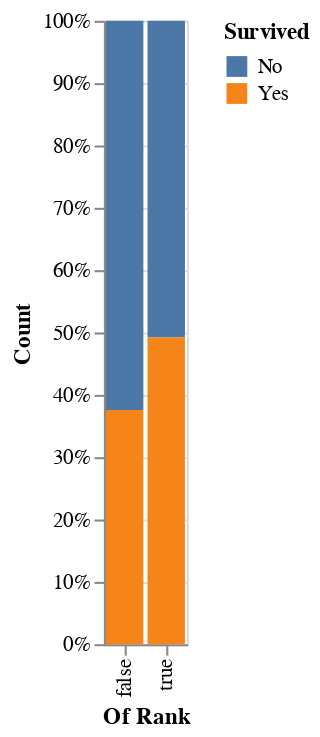

Notebook source saved alongside this figure:
### Markdown cell above
### Revisit Visualizations
Now that you have the new columns in place. Revisit the pairwise comparison plots to see if the new columns reveal any interesting relationships.

### Code cell
counts = dataframe[["Rank", "Survived"]].value_counts().reset_index()
counts.columns = ['Of Rank', 'Survived', 'Count']

alt.Chart(counts).mark_bar().encode(
    x = "Of Rank:N",
    y = alt.Y("Count", stack="normalize"),
    color="Survived"
)

### Figure 1 — Vega-Lite specification as saved in the notebook (floating-point values rounded to 4 significant figures)
{"config": {"view": {"continuousWidth": 300, "continuousHeight": 300}}, "data": {"name": "data-4f5ecba565805b9ece52c89672bc93d1"}, "mark": {"type": "bar"}, "encoding": {"color": {"field": "Survived", "type": "nominal"}, "x": {"field": "Of Rank", "type": "nominal"}, "y": {"field": "Count", "stack": "normalize", "type": "quantitative"}}, "$schema": "https://vega.github.io/schema/vega-lite/v5.20.1.json", "datasets": {"data-4f5ecba565805b9ece52c89672bc93d1": [{"Of Rank": false, "Survived": "No", "Count": 517}, {"Of Rank": false, "Survived": "Yes", "Count": 311}, {"Of Rank": true, "Survived": "No", "Count": 32}, {"Of Rank": true, "Survived": "Yes", "Count": 31}]}}
